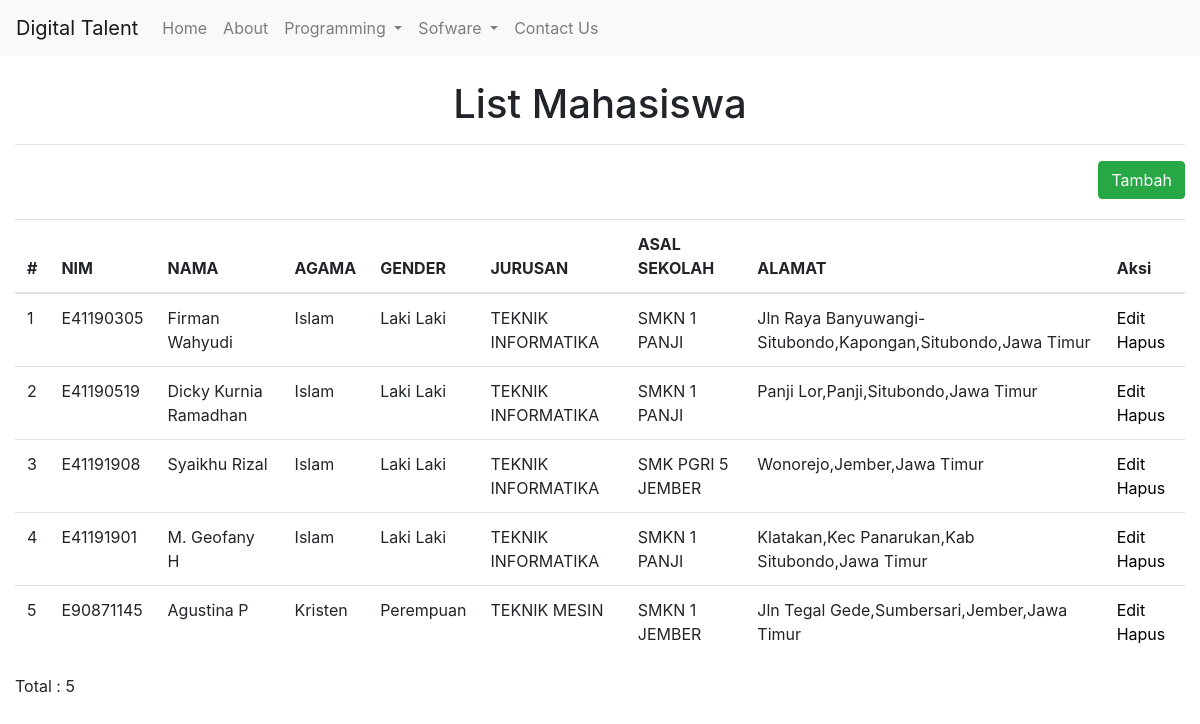
The page /mahasiswa.php on the database its author committed.
### tables this page shows
CREATE TABLE `mahasiswa` (
  `nim` varchar(13) NOT NULL,
  `id_mhs` int(11) NOT NULL,
  `nama` varchar(50) NOT NULL,
  `agama` varchar(20) NOT NULL,
  `jenis_kelamin` enum('P','L') NOT NULL,
  `jurusan` varchar(30) NOT NULL,
  `asal_sekolah` varchar(100) NOT NULL,
  `alamat` text NOT NULL
);

### mahasiswa.php (the view, shortened to what this page needs)
<?php
  include 'db_mhs.php';
 ?>
<!DOCTYPE html>
<html>
<head>
	<link rel="stylesheet" type="text/css" href="css/bootstrap.min.css">
</head>
<body>
	<nav class="navbar navbar-expand-lg navbar-light bg-light">
		<a class="navbar-brand" href="#">Digital Talent</a>
    	<div class="collapse navbar-collapse" id="navbarSupportedContent">
    		<ul class="navbar-nav mr-auto">
      			<li class="nav-item">
        			<a class="nav-link" href="#">Home <span class="sr-only">(current)</span></a>
      			</li>
      			<li class="nav-item">
        			<a class="nav-link" href="#">About <span class="sr-only">(current)</span></a>
      			</li>
      			<li class="nav-item dropdown">
        			<a class="nav-link dropdown-toggle" href="#" id="navbarDropdown" role="button" data-toggle="dropdown" aria-haspopup="true" aria-expanded="false">
     					Programming
        			</a>
      			</li>
      			<li class="nav-item dropdown">
        			<a class="nav-link dropdown-toggle" href="#" id="navbarDropdown" role="button" data-toggle="dropdown" aria-haspopup="true" aria-expanded="false">
     					Sofware
        			</a>
      			</li>
      			<li class="nav-item">
        			<a class="nav-link" href="#">Contact Us <span class="sr-only">(current)</span></a>
      			</li>
    		</ul>
  		</div>
	</nav><br>
	<div class="container-fluid">
    <center><h1>List Mahasiswa</h1></center>
    <hr>
    <button class="btn btn-success" name="clear" style="float: right; margin-bottom: 20px;"><a href="input-mahasiswa.php" style="color: white;">Tambah</a></button>
    <table class="table table-hover">
      <thead>
        <tr>
          <th scope="col">#</th>
          <th scope="col">NIM</th>
          <th scope="col">NAMA</th>
          <th scope="col">AGAMA</th>
          <th scope="col">GENDER</th>
          <th scope="col">JURUSAN</th>
          <th scope="col">ASAL SEKOLAH</th>
          <th scope="col">ALAMAT</th>
          <th scope="col">Aksi</th>
        </tr>
      </thead>
      <tbody>
        <?php
          $mhs = mysqli_query($konek,"Select * FROM mahasiswa");
          $no = 1;
          $total =mysqli_num_rows($mhs);
          foreach ($mhs as $row) {
            $jk = $row['jenis_kelamin']=='P'?'Perempuan':'Laki Laki';
            echo "<tr>";
            echo "<td>".$no++."</td>";
            echo "<td>".$row['nim']."</td>";
            echo "<td>".$row['nama']."</td>";
            echo "<td>".$row['agama']."</td>";
            echo "<td>".$jk."</td>";
            echo "<td>".$row['jurusan']."</td>";
            echo "<td>".$row['asal_sekolah']."</td>";
            echo "<td>".$row['alamat']."</td>";
            ?>
            <td>
              <a href="edit-mahasiswa.php?id=<?php echo $row['id_mhs']; ?>" style="color: black;">Edit</a>
              <a href="hapus.php?id=<?php echo $row['id_mhs']; ?>" style="color: black;">Hapus</a>
            </td>
            <?php
            echo "</tr>";
          }
         ?>
      </tbody>
    </table>
    <p>Total : <?php echo $total; ?></p>
  </div>
</body>
</html>

### rows shown on the page
mahasiswa: nim "E41190305", nama "Firman Wahyudi", agama "Islam", jenis_kelamin "Laki Laki", jurusan "TEKNIK INFORMATIKA", asal_sekolah "SMKN 1 PANJI", alamat "Jln Raya Banyuwangi-Situbondo,Kapongan,Situbondo,Jawa Timur"
mahasiswa: nim "E41190519", nama "Dicky Kurnia Ramadhan", agama "Islam", jenis_kelamin "Laki Laki", jurusan "TEKNIK INFORMATIKA", asal_sekolah "SMKN 1 PANJI", alamat "Panji Lor,Panji,Situbondo,Jawa Timur"
mahasiswa: nim "E41191908", nama "Syaikhu Rizal", agama "Islam", jenis_kelamin "Laki Laki", jurusan "TEKNIK INFORMATIKA", asal_sekolah "SMK PGRI 5 JEMBER", alamat "Wonorejo,Jember,Jawa Timur"
mahasiswa: nim "E41191901", nama "M. Geofany H", agama "Islam", jenis_kelamin "Laki Laki", jurusan "TEKNIK INFORMATIKA", asal_sekolah "SMKN 1 PANJI", alamat "Klatakan,Kec Panarukan,Kab Situbondo,Jawa Timur"
mahasiswa: nim "E90871145", nama "Agustina P", agama "Kristen", jenis_kelamin "Perempuan", jurusan "TEKNIK MESIN", asal_sekolah "SMKN 1 JEMBER", alamat "Jln Tegal Gede,Sumbersari,Jember,Jawa Timur"

### other values the page prints
$total "5"
